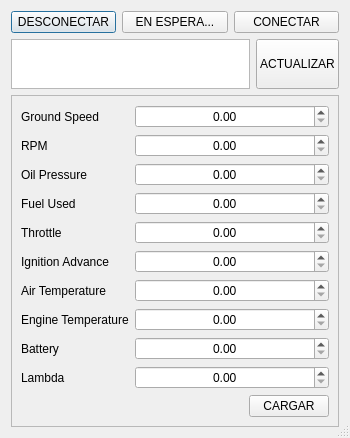
<?xml version="1.0" encoding="UTF-8"?>
<ui version="4.0">
 <class>ManualService</class>
 <widget class="QDialog" name="ManualService">
  <property name="geometry">
   <rect>
    <x>0</x>
    <y>0</y>
    <width>350</width>
    <height>414</height>
   </rect>
  </property>
  <property name="windowTitle">
   <string>Servicio de datos</string>
  </property>
  <property name="styleSheet">
   <string notr="true"/>
  </property>
  <property name="sizeGripEnabled">
   <bool>true</bool>
  </property>
  <property name="modal">
   <bool>false</bool>
  </property>
  <layout class="QVBoxLayout" name="verticalLayout">
   <item>
    <layout class="QHBoxLayout" name="horizontalLayout_2">
     <item>
      <widget class="QPushButton" name="disconnect_button">
       <property name="text">
        <string>DESCONECTAR</string>
       </property>
      </widget>
     </item>
     <item>
      <widget class="QPushButton" name="waiting_button">
       <property name="text">
        <string>EN ESPERA...</string>
       </property>
      </widget>
     </item>
     <item>
      <widget class="QPushButton" name="connect_button">
       <property name="text">
        <string>CONECTAR</string>
       </property>
      </widget>
     </item>
    </layout>
   </item>
   <item>
    <layout class="QHBoxLayout" name="horizontalLayout_3">
     <item>
      <widget class="QTextEdit" name="message_box">
       <property name="sizePolicy">
        <sizepolicy hsizetype="Expanding" vsizetype="Minimum">
         <horstretch>0</horstretch>
         <verstretch>0</verstretch>
        </sizepolicy>
       </property>
       <property name="minimumSize">
        <size>
         <width>0</width>
         <height>50</height>
        </size>
       </property>
       <property name="maximumSize">
        <size>
         <width>16777215</width>
         <height>16777215</height>
        </size>
       </property>
      </widget>
     </item>
     <item>
      <widget class="QPushButton" name="message_button">
       <property name="sizePolicy">
        <sizepolicy hsizetype="Minimum" vsizetype="Minimum">
         <horstretch>0</horstretch>
         <verstretch>0</verstretch>
        </sizepolicy>
       </property>
       <property name="text">
        <string>ACTUALIZAR</string>
       </property>
      </widget>
     </item>
    </layout>
   </item>
   <item>
    <widget class="QFrame" name="frame">
     <property name="frameShape">
      <enum>QFrame::StyledPanel</enum>
     </property>
     <property name="frameShadow">
      <enum>QFrame::Plain</enum>
     </property>
     <layout class="QVBoxLayout" name="verticalLayout_2">
      <item>
       <layout class="QFormLayout" name="formLayout">
        <item row="0" column="0">
         <widget class="QLabel" name="label">
          <property name="text">
           <string>Ground Speed</string>
          </property>
         </widget>
        </item>
        <item row="0" column="1">
         <widget class="QDoubleSpinBox" name="ground_speed">
          <property name="alignment">
           <set>Qt::AlignCenter</set>
          </property>
         </widget>
        </item>
        <item row="1" column="0">
         <widget class="QLabel" name="label_2">
          <property name="text">
           <string>RPM</string>
          </property>
         </widget>
        </item>
        <item row="1" column="1">
         <widget class="QDoubleSpinBox" name="rpm">
          <property name="alignment">
           <set>Qt::AlignCenter</set>
          </property>
         </widget>
        </item>
        <item row="2" column="0">
         <widget class="QLabel" name="label_3">
          <property name="text">
           <string>Oil Pressure</string>
          </property>
         </widget>
        </item>
        <item row="2" column="1">
         <widget class="QDoubleSpinBox" name="oil_pressure">
          <property name="alignment">
           <set>Qt::AlignCenter</set>
          </property>
         </widget>
        </item>
        <item row="3" column="0">
         <widget class="QLabel" name="label_4">
          <property name="text">
           <string>Fuel Used</string>
          </property>
         </widget>
        </item>
        <item row="3" column="1">
         <widget class="QDoubleSpinBox" name="fuel_used">
          <property name="alignment">
           <set>Qt::AlignCenter</set>
          </property>
         </widget>
        </item>
        <item row="4" column="0">
         <widget class="QLabel" name="label_5">
          <property name="text">
           <string>Throttle</string>
          </property>
         </widget>
        </item>
        <item row="4" column="1">
         <widget class="QDoubleSpinBox" name="throttle">
          <property name="alignment">
           <set>Qt::AlignCenter</set>
          </property>
         </widget>
        </item>
        <item row="5" column="0">
         <widget class="QLabel" name="label_6">
          <property name="text">
           <string>Ignition Advance</string>
          </property>
         </widget>
        </item>
        <item row="5" column="1">
         <widget class="QDoubleSpinBox" name="ignition_advance">
          <property name="alignment">
           <set>Qt::AlignCenter</set>
          </property>
         </widget>
        </item>
        <item row="6" column="0">
         <widget class="QLabel" name="label_7">
          <property name="text">
           <string>Air Temperature</string>
          </property>
         </widget>
        </item>
        <item row="6" column="1">
         <widget class="QDoubleSpinBox" name="air_temperature">
          <property name="alignment">
           <set>Qt::AlignCenter</set>
          </property>
         </widget>
        </item>
        <item row="7" column="0">
         <widget class="QLabel" name="label_8">
          <property name="text">
           <string>Engine Temperature</string>
          </property>
         </widget>
        </item>
        <item row="7" column="1">
         <widget class="QDoubleSpinBox" name="engine_temperature">
          <property name="alignment">
           <set>Qt::AlignCenter</set>
          </property>
         </widget>
        </item>
        <item row="8" column="0">
         <widget class="QLabel" name="label_9">
          <property name="text">
           <string>Battery</string>
          </property>
         </widget>
        </item>
        <item row="8" column="1">
         <widget class="QDoubleSpinBox" name="battery">
          <property name="alignment">
           <set>Qt::AlignCenter</set>
          </property>
         </widget>
        </item>
        <item row="9" column="0">
         <widget class="QLabel" name="label_10">
          <property name="text">
           <string>Lambda</string>
          </property>
         </widget>
        </item>
        <item row="9" column="1">
         <widget class="QDoubleSpinBox" name="lambda_1">
          <property name="alignment">
           <set>Qt::AlignCenter</set>
          </property>
         </widget>
        </item>
       </layout>
      </item>
      <item>
       <layout class="QHBoxLayout" name="horizontalLayout_4">
        <item alignment="Qt::AlignRight">
         <widget class="QPushButton" name="load_button">
          <property name="sizePolicy">
           <sizepolicy hsizetype="Fixed" vsizetype="Fixed">
            <horstretch>0</horstretch>
            <verstretch>0</verstretch>
           </sizepolicy>
          </property>
          <property name="text">
           <string>CARGAR</string>
          </property>
         </widget>
        </item>
       </layout>
      </item>
     </layout>
    </widget>
   </item>
  </layout>
 </widget>
 <resources/>
 <connections/>
</ui>
